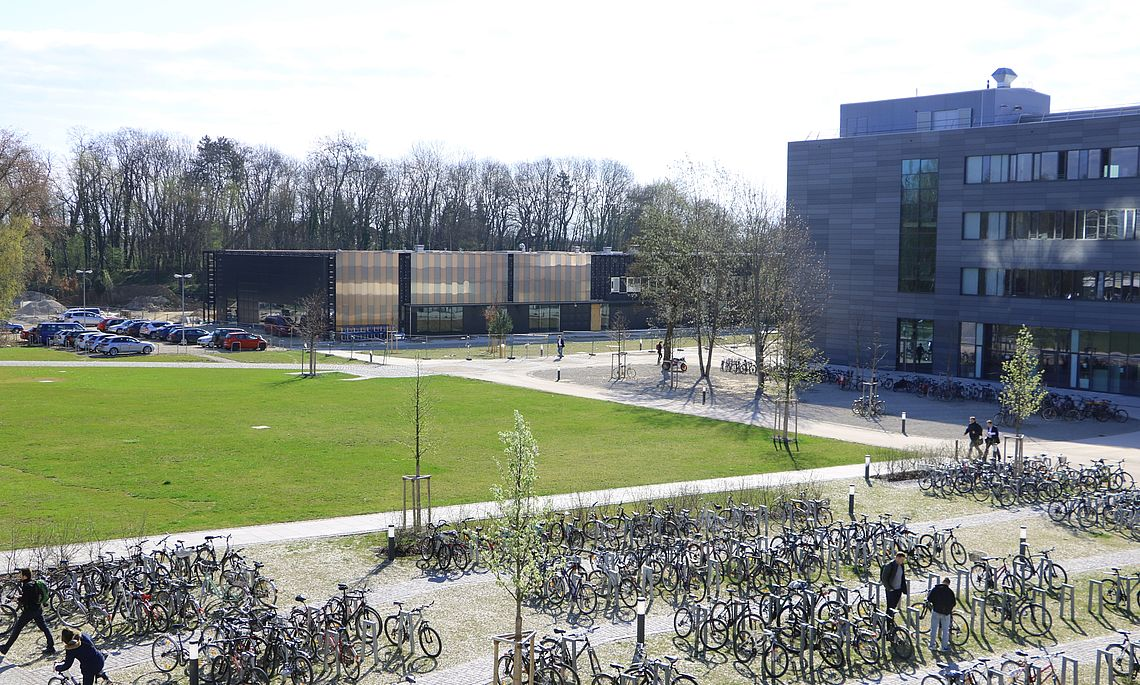
#> input picture Challenges/Forensics/Meta/image.jpg, 1140 x 685 px
$ python create_rgb.py ../../Forensics/Meta/image.jpg out.png
#> lines starting #> are read from the running program, lines starting #| are printed output that depends on the picture
#!/usr/bin/python

# You have to install opencv and numpy to run this
# Example on Ubuntu: sudo apt install python-opencv pyhton-numpy

import sys
import numpy as np
import cv2
import random

img = cv2.imread(sys.argv[1])
#> img is the input picture: shape (685, 1140, 3); mean B, G, R 144.3, 151.6, 145.7

random.seed("random")

h = img.shape[0]
#> h = 685
w = img.shape[1]
#> w = 1140

img_out = np.zeros((h, w, 3), np.uint8)

for y in range(0, h):
	for x in range(0, w):
		img_out[y, x, 0] = (img[y, x, 0] + random.randrange(0, 256)) % 256
		img_out[y, x, 1] = (img[y, x, 1] + random.randrange(0, 256)) % 256
		img_out[y, x, 2] = (img[y, x, 2] + random.randrange(0, 256)) % 256
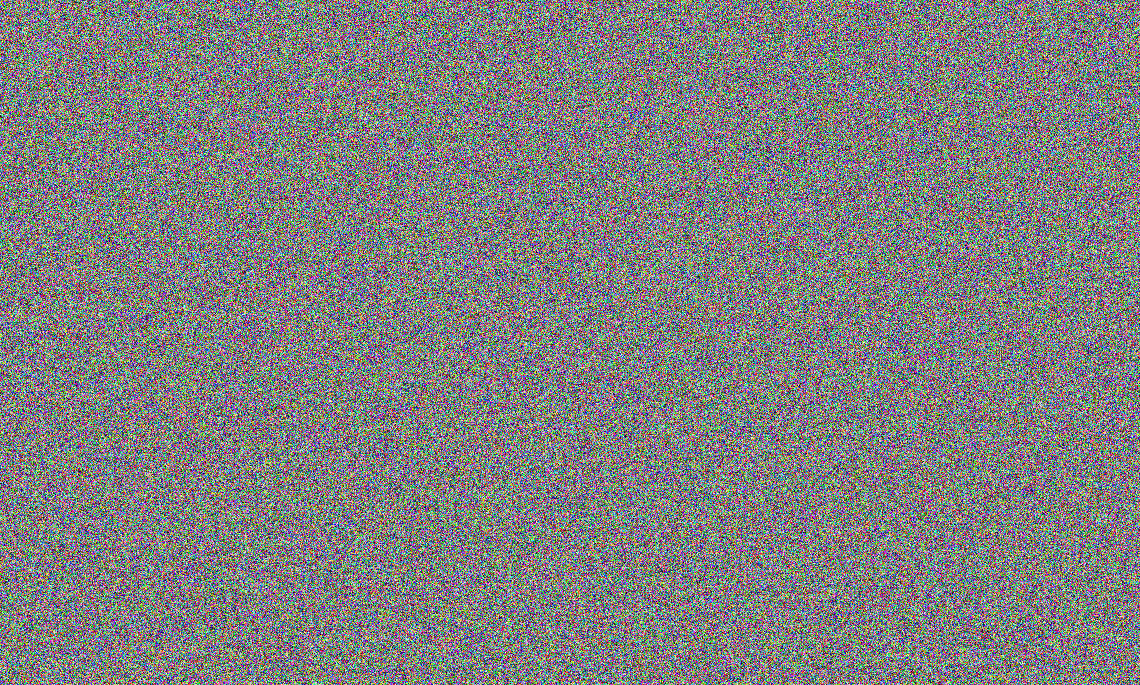
#> img_out: shape (685, 1140, 3); mean B, G, R 127.4, 127.6, 127.4

cv2.imwrite(sys.argv[2], img_out)
